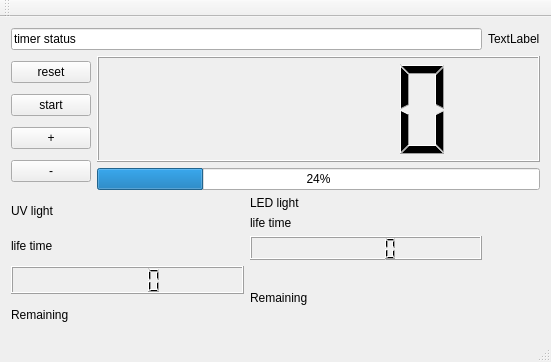
<?xml version="1.0" encoding="UTF-8"?>
<ui version="4.0">
 <class>MainWindow</class>
 <widget class="QMainWindow" name="MainWindow">
  <property name="geometry">
   <rect>
    <x>0</x>
    <y>0</y>
    <width>551</width>
    <height>362</height>
   </rect>
  </property>
  <property name="windowTitle">
   <string>MainWindow</string>
  </property>
  <widget class="QWidget" name="centralWidget">
   <layout class="QGridLayout" name="gridLayout">
    <item row="0" column="1">
     <widget class="QLabel" name="time">
      <property name="text">
       <string>TextLabel</string>
      </property>
     </widget>
    </item>
    <item row="3" column="0">
     <layout class="QHBoxLayout" name="horizontalLayout_2">
      <item>
       <layout class="QVBoxLayout" name="verticalLayout">
        <item>
         <widget class="QLabel" name="label">
          <property name="text">
           <string>UV light</string>
          </property>
         </widget>
        </item>
        <item>
         <widget class="QLabel" name="label_3">
          <property name="text">
           <string>life time</string>
          </property>
         </widget>
        </item>
        <item>
         <widget class="QLCDNumber" name="remaining_life"/>
        </item>
        <item>
         <widget class="QLabel" name="label_5">
          <property name="text">
           <string>Remaining </string>
          </property>
         </widget>
        </item>
       </layout>
      </item>
      <item>
       <layout class="QVBoxLayout" name="verticalLayout_6">
        <item>
         <layout class="QVBoxLayout" name="verticalLayout_4">
          <item>
           <layout class="QVBoxLayout" name="verticalLayout_2">
            <item>
             <widget class="QLabel" name="label_2">
              <property name="text">
               <string>LED light</string>
              </property>
             </widget>
            </item>
            <item>
             <widget class="QLabel" name="label_4">
              <property name="text">
               <string>life time</string>
              </property>
             </widget>
            </item>
           </layout>
          </item>
          <item>
           <widget class="QLCDNumber" name="totaluv"/>
          </item>
         </layout>
        </item>
        <item>
         <widget class="QLabel" name="label_6">
          <property name="text">
           <string>Remaining </string>
          </property>
         </widget>
        </item>
       </layout>
      </item>
     </layout>
    </item>
    <item row="2" column="0" colspan="2">
     <layout class="QHBoxLayout" name="horizontalLayout">
      <item>
       <layout class="QVBoxLayout" name="verticalLayout_7">
        <item>
         <widget class="QPushButton" name="reset">
          <property name="text">
           <string>reset</string>
          </property>
         </widget>
        </item>
        <item>
         <widget class="QPushButton" name="start">
          <property name="text">
           <string>start</string>
          </property>
         </widget>
        </item>
        <item>
         <widget class="QPushButton" name="pushButton">
          <property name="text">
           <string>+</string>
          </property>
         </widget>
        </item>
        <item>
         <widget class="QPushButton" name="pushButton_2">
          <property name="text">
           <string>-</string>
          </property>
         </widget>
        </item>
       </layout>
      </item>
      <item>
       <layout class="QVBoxLayout" name="verticalLayout_8">
        <item>
         <widget class="QLCDNumber" name="lcdNumber"/>
        </item>
        <item>
         <widget class="QProgressBar" name="progressBar">
          <property name="value">
           <number>24</number>
          </property>
         </widget>
        </item>
       </layout>
      </item>
     </layout>
    </item>
    <item row="0" column="0">
     <widget class="QLineEdit" name="lineEdit">
      <property name="text">
       <string>timer status</string>
      </property>
     </widget>
    </item>
   </layout>
  </widget>
  <widget class="QMenuBar" name="menuBar">
   <property name="geometry">
    <rect>
     <x>0</x>
     <y>0</y>
     <width>551</width>
     <height>19</height>
    </rect>
   </property>
  </widget>
  <widget class="QToolBar" name="mainToolBar">
   <attribute name="toolBarArea">
    <enum>TopToolBarArea</enum>
   </attribute>
   <attribute name="toolBarBreak">
    <bool>false</bool>
   </attribute>
  </widget>
  <widget class="QStatusBar" name="statusBar"/>
 </widget>
 <layoutdefault spacing="6" margin="11"/>
 <resources/>
 <connections/>
</ui>
